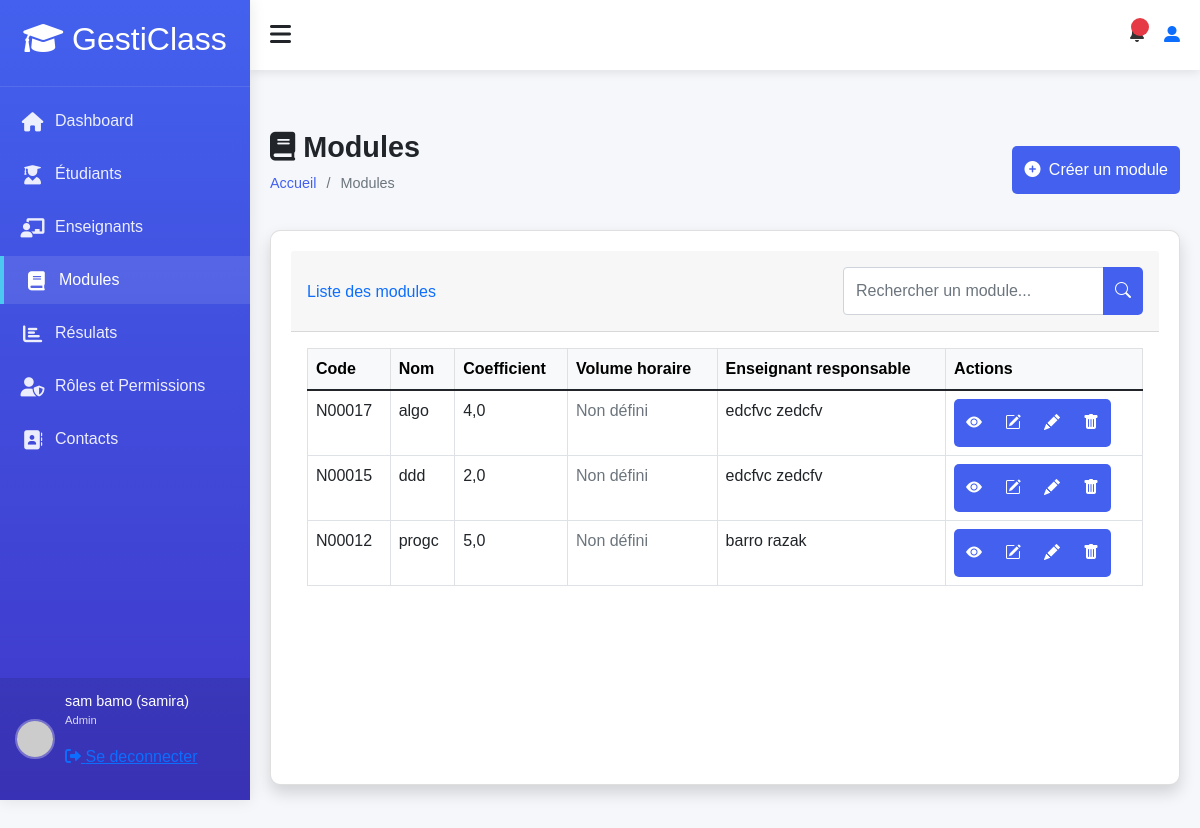
The app's page /accounts/modules/list/ (signed in), older data.
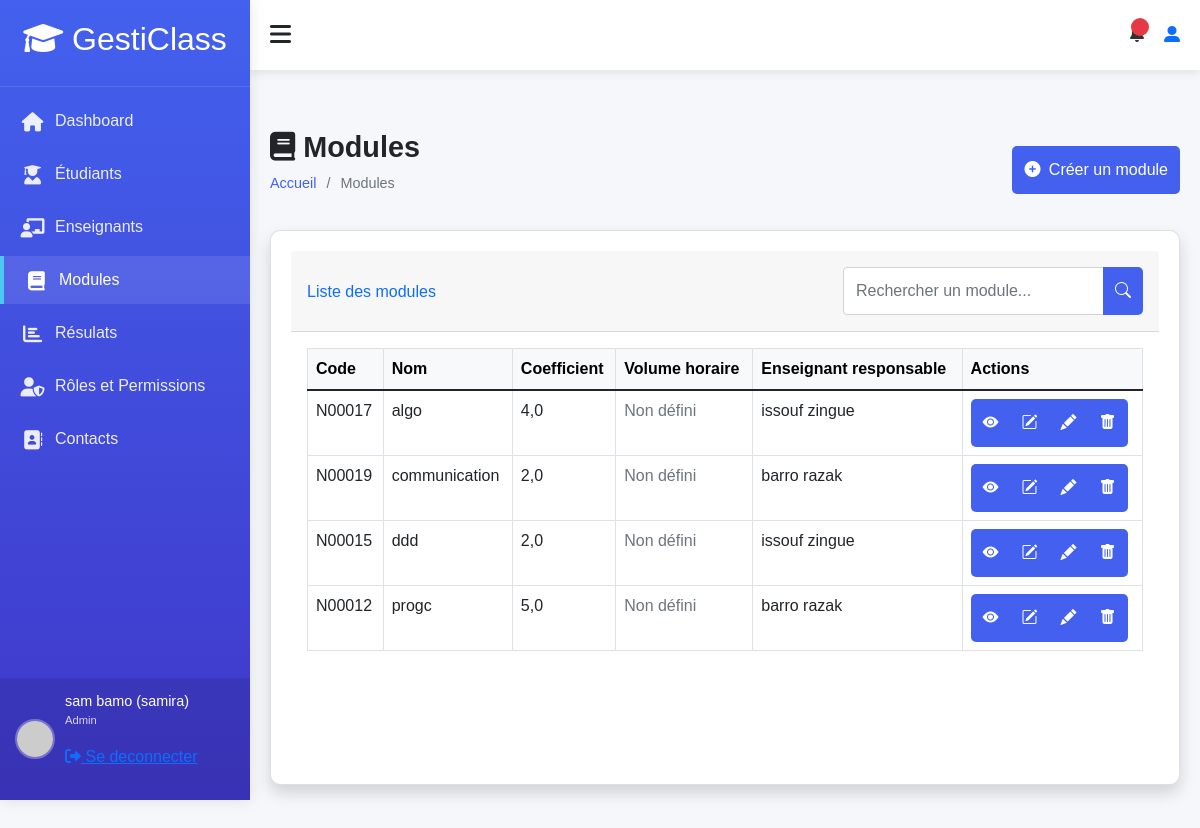
The same page, newer data.
### accounts/models.py (models this page shows, shortened)
class Module(models.Model):
    SEMESTER_CHOICES = [
        ('S1', 'Semestre 1'),
        ('S2', 'Semestre 2'),
        ('S3', 'Semestre 3'),
        ('S4', 'Semestre 4'),
        ('S5', 'Semestre 5'),
        ('S6', 'Semestre 6'),
    ]
    name = models.CharField(max_length=100, verbose_name="Nom du module")
    code = models.CharField(max_length=20, unique=True, verbose_name="Code du module")
    description = models.TextField(blank=True, verbose_name="Description")
    coefficient = models.FloatField(default=1, verbose_name="Coefficient")
    credit = models.IntegerField(default=1, verbose_name="Crédits")
    semester = models.CharField(
        max_length=2,
        choices=SEMESTER_CHOICES,
        blank=True,
        null=True,
        verbose_name="Semestre"
    )
    teacher = models.ForeignKey(
        User,
        on_delete=models.SET_NULL,
        null=True,
        blank=True,
        limit_choices_to={'profil': 'teacher'},
        verbose_name="Enseignant"
    )

class User(AbstractUser):
    ROLE_CHOICES = (
        ('admin', 'Administrateur'),
        ('teacher', 'Enseignant'),
        ('student', 'Élève'),
    )
    profil = models.CharField(max_length=10, choices=ROLE_CHOICES, default='student')
    phone = models.CharField(max_length=20, blank=True)
    birth_date = models.DateField(null=True, blank=True)
    photo = models.ImageField(upload_to='users/', null=True, blank=True)
    specialty = models.CharField(max_length=100, null=True, blank=True)
    hire_date = models.DateField(null=True, blank=True)
    address = models.TextField(blank=True)
    is_student = models.BooleanField(default=False)
    is_teacher = models.BooleanField(default=False)
    phone_number = models.CharField(max_length=15, blank=True)
    date_of_birth = models.DateField(null=True, blank=True)
    def __str__(self):
        return f"{self.first_name} {self.last_name} ({self.username})"
    def is_teacher(self):
        return self.profil == 'teacher'
    def is_student(self):
        return self.profil == 'student'
    class Meta:
        permissions = [
        ("peut_acceder_module", "Peut acceder au module"),
        ("peut_acceder_aux_eleve", "Peut acceder aux eleves"),
        ("peut_acceder_aux_enseignants", "peut acceder aux enseigants"),
        ("peut_acceder_aux_roles", "peut acceder aux roles"),
        ("peut_acceder_au_student_dashboard", "Peut accéder au tableau de bord étudiant"),
        ("peut_acceder_au_teacher_dashboard", "Peut accéder au tableau de bord enseignant"),
        ("peut_acceder_au_admin_dashboard", "Peut accéder au tableau de bord administrateur"),
        ("can_view_student_list", "Peut voir la liste des étudiants"),
        ("can_view_teacher_list", "Peut voir la liste des enseignants"),
        ("can_view_module_list", "Peut voir la liste des modules"),
        ("can_view_results_list", "Peut voir la liste résultats"),
        ("can_view_module_details", "Peut les details d'un module"),
        ("can_view_student_details", "Peut voir les détails d'un étudiant"),
        ("can_view_teacher_details", "Peut voir les détails d'un enseignant"),
        ("can_view_own_details", "Peut voir ses propres détails"),
        ("cans_view_results", "Peut voir les résultats"),
        ("can_view_own_results", "Peut voir ses propres résultats"),
        ("view_role", "Peut voir les rôles"),
        ("add_role", "Peut ajouter un rôle"),
        ("change_role", "Peut modifier un rôle"),
        ("delete_role", "Peut supprimer un rôle"),
        ("assign_role", "Peut assigner des rôles"),
        ("view_timetable", "Peut voir l'emploi du temps"),
        ("manage_timetable", "Peut gérer l'emploi du temps"),
        ("can_add_teacher", "Peut ajouter un enseignant"),
        ("can_add_student", "Peut ajouter un étudiant"),
        ("can_change_teacher", "Peut modifier un enseignant"),
        ("can_change_student", "Peut modifier un étudiant"),
        ("can_delete_teacher", "Peut supprimer un enseignant"),
        ("can_delete_student", "Peut supprimer un étudiant"),
        ("can_view_schoolinfo", "Peut voir les informations de l'école"),
        ("can_add_schoolinfo", "Peut ajouter les informations de l'école"),
        ("can_change_schoolinfo", "Peut modifier les informations de l'école"),
        ("can_delete_schoolinfo", "Peut supprimer les informations de l'école"),
        ]

### accounts/views.py (the view)
# urls.py: path('modules/list/', views.modules_list,
@login_required
@permission_required('accounts.can_view_module_list', raise_exception=True)
def modules_list(request):
    modules = Module.objects.all().order_by('name')
    is_admin_user = request.user.is_superuser
    semester = request.GET.get('semester')
    if semester:
        modules = modules.filter(semester=semester)
    teacher_id = request.GET.get('teacher')
    if teacher_id:
        modules = modules.filter(teacher_id=teacher_id)
    teachers = User.objects.filter(profil='teacher')
    semesters = [
        ('S1', 'Semestre 1'),
        ('S2', 'Semestre 2'),
        ('S3', 'Semestre 3'),
        ('S4', 'Semestre 4'),
        ('S5', 'Semestre 5'),
        ('S6', 'Semestre 6'),
    ]
    context = {
        'modules': modules,
        'teachers': teachers,
        'semesters': semesters,
        'selected_semester': semester,
        'selected_teacher': teacher_id,
        'is_admin': is_admin_user,
        'title': 'Liste des modules'
    }
    return render(request, 'modules/list.html', context)

### accounts/templates/modules/list.html (shortened to what the changed rows need)
{% extends "models/base.html" %}
{% load static %}
{% block content %}
<div class="content">
    <div class="page-title">
        <div>
            <h2><i class="fas fa-book me-2"></i>Modules</h2>
        </div>
    </div>
    <div class="card shadow mb-4">
        <div class="card-body">
            <div class="table-responsive">
                <table class="table table-bordered table-hover" id="moduleTable" width="100%" cellspacing="0">
                    <thead class="table-light">
                        <tr>
                            <th>Code</th>
                            <th>Nom</th>
                            <th>Coefficient</th>
                            <th>Volume horaire</th>
                            <th>Enseignant responsable</th>
                            <th>Actions</th>
                        </tr>
                    </thead>
                    <tbody>
                        {% for module in modules %}
                        <tr>
                            <td>{{ module.code }}</td>
                            <td>{{ module.name }}</td>
                            <td>{{ module.coefficient }}</td>
                            <td>
                                {% if module.cm_hours or module.td_hours or module.tp_hours %}
                                    {% if module.cm_hours %}<span class="badge bg-primary me-1">CM: {{ module.cm_hours }}h</span>{% endif %}
                                    {% if module.td_hours %}<span class="badge bg-info me-1">TD: {{ module.td_hours }}h</span>{% endif %}
                                    {% if module.tp_hours %}<span class="badge bg-success">TP: {{ module.tp_hours }}h</span>{% endif %}
                                {% else %}
                                    <span class="text-muted">Non défini</span>
                                {% endif %}
                            </td>
                            <td>
                                {% if module.teacher %}
                                    {{ module.teacher.get_full_name }}
                                {% else %}
                                    Non assigné
                                {% endif %}
                            </td>
                            <td>
                                <div class="btn-group" role="group">
                                    <a href="{% url 'accounts:module_detail' module.id %}"
                                       class="btn btn-outline-primary btn-sm"
                                       data-bs-toggle="tooltip"
                                       title="Voir détails">
                                        <i class="bi bi-eye-fill"></i>
                                    </a>
                                    {% if perms.accounts.can_add_result %}
                                    <a href="{% url 'accounts:add_grades' module.id %}"
                                       class="btn btn-outline-success btn-sm"
                                       data-bs-toggle="tooltip"
                                       title="Ajouter des notes">
                                        <i class="bi bi-pencil-square"></i>
                                    </a>
                                    {% endif %}
                                    {% if  perms.accounts.can_change_module %}
                                    <a href="{% url 'accounts:update_module' module.id %}"
                                       class="btn btn-outline-warning btn-sm"
                                       data-bs-toggle="tooltip"
                                       title="Modifier">
                                        <i class="bi bi-pencil-fill"></i>
                                    </a>
                                    <button class="btn btn-outline-danger btn-sm"
                                            data-bs-toggle="modal"
                                            data-bs-target="#deleteModuleModal"
                                            data-module-id="{{ module.id }}"
                                            data-module-name="{{ module.code }} - {{ module.name }}"
                                            title="Supprimer">
                                        <i class="bi bi-trash-fill"></i>
                                    </button>
                                    {% endif %}
                                </div>
                            </td>
                        </tr>
                        {% empty %}
                        <tr>
                            <td colspan="6" class="text-center">Aucun module enregistré</td>
                        </tr>
                        {% endfor %}
                    </tbody>
                </table>
            </div>
        </div>
    </div>
</div>
{% endblock %}

Row changes from the older to the newer data that the page shows:
changed through a linked row, Module "algo": teacher.get_full_name "edcfvc zedcfv" → "issouf zingue"
added Module: code "N00019", name "communication", coefficient "2,0", teacher.get_full_name "barro razak"
changed through a linked row, Module "ddd": teacher.get_full_name "edcfvc zedcfv" → "issouf zingue"
